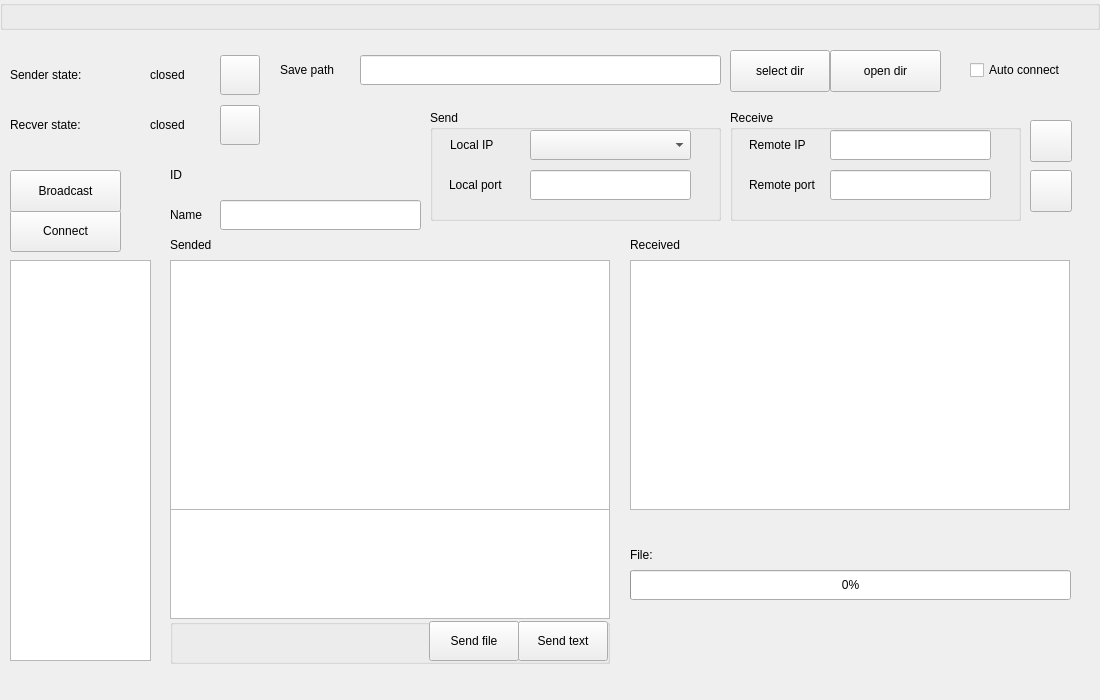
<?xml version="1.0" encoding="UTF-8"?>
<ui version="4.0">
 <class>MainUi</class>
 <widget class="QWidget" name="MainUi">
  <property name="geometry">
   <rect>
    <x>0</x>
    <y>0</y>
    <width>1100</width>
    <height>700</height>
   </rect>
  </property>
  <property name="windowTitle">
   <string>MainUi</string>
  </property>
  <widget class="TextEditEx" name="msgRecvTextEdit">
   <property name="geometry">
    <rect>
     <x>630</x>
     <y>260</y>
     <width>440</width>
     <height>250</height>
    </rect>
   </property>
  </widget>
  <widget class="TextEditEx" name="msgSendTextEdit">
   <property name="geometry">
    <rect>
     <x>170</x>
     <y>260</y>
     <width>440</width>
     <height>250</height>
    </rect>
   </property>
  </widget>
  <widget class="TextEditEx" name="msgReadyToSendTextEdit">
   <property name="geometry">
    <rect>
     <x>170</x>
     <y>509</y>
     <width>440</width>
     <height>110</height>
    </rect>
   </property>
  </widget>
  <widget class="QLabel" name="label">
   <property name="geometry">
    <rect>
     <x>10</x>
     <y>60</y>
     <width>91</width>
     <height>30</height>
    </rect>
   </property>
   <property name="text">
    <string>Sender state:</string>
   </property>
  </widget>
  <widget class="QLabel" name="senderStateHintLabel">
   <property name="geometry">
    <rect>
     <x>150</x>
     <y>60</y>
     <width>65</width>
     <height>30</height>
    </rect>
   </property>
   <property name="text">
    <string>closed</string>
   </property>
  </widget>
  <widget class="QLabel" name="label_2">
   <property name="geometry">
    <rect>
     <x>10</x>
     <y>110</y>
     <width>91</width>
     <height>30</height>
    </rect>
   </property>
   <property name="text">
    <string>Recver state:</string>
   </property>
  </widget>
  <widget class="QPushButton" name="startSenderPushButton">
   <property name="geometry">
    <rect>
     <x>220</x>
     <y>55</y>
     <width>40</width>
     <height>40</height>
    </rect>
   </property>
   <property name="text">
    <string/>
   </property>
  </widget>
  <widget class="QPushButton" name="startRecverPushButton">
   <property name="geometry">
    <rect>
     <x>220</x>
     <y>105</y>
     <width>40</width>
     <height>40</height>
    </rect>
   </property>
   <property name="text">
    <string/>
   </property>
  </widget>
  <widget class="QGroupBox" name="recverConfigGroupBox">
   <property name="geometry">
    <rect>
     <x>730</x>
     <y>110</y>
     <width>291</width>
     <height>111</height>
    </rect>
   </property>
   <property name="title">
    <string>Receive</string>
   </property>
   <widget class="QLabel" name="label_4">
    <property name="geometry">
     <rect>
      <x>19</x>
      <y>60</y>
      <width>81</width>
      <height>30</height>
     </rect>
    </property>
    <property name="text">
     <string>Remote port</string>
    </property>
   </widget>
   <widget class="QLineEdit" name="senderUrlLineEdit">
    <property name="geometry">
     <rect>
      <x>100</x>
      <y>20</y>
      <width>161</width>
      <height>30</height>
     </rect>
    </property>
   </widget>
   <widget class="QLabel" name="label_3">
    <property name="geometry">
     <rect>
      <x>19</x>
      <y>20</y>
      <width>81</width>
      <height>30</height>
     </rect>
    </property>
    <property name="text">
     <string>Remote IP</string>
    </property>
   </widget>
   <widget class="QLineEdit" name="senderPortLineEdit">
    <property name="geometry">
     <rect>
      <x>100</x>
      <y>60</y>
      <width>161</width>
      <height>30</height>
     </rect>
    </property>
   </widget>
  </widget>
  <widget class="TitleBar" name="titleBar">
   <property name="geometry">
    <rect>
     <x>0</x>
     <y>0</y>
     <width>1100</width>
     <height>30</height>
    </rect>
   </property>
   <property name="title">
    <string/>
   </property>
  </widget>
  <widget class="QLabel" name="senderStateHintPicLabel">
   <property name="geometry">
    <rect>
     <x>110</x>
     <y>60</y>
     <width>30</width>
     <height>30</height>
    </rect>
   </property>
   <property name="text">
    <string/>
   </property>
  </widget>
  <widget class="QLabel" name="recverStateHintPicLabel">
   <property name="geometry">
    <rect>
     <x>110</x>
     <y>110</y>
     <width>30</width>
     <height>30</height>
    </rect>
   </property>
   <property name="text">
    <string/>
   </property>
  </widget>
  <widget class="QLabel" name="label_5">
   <property name="geometry">
    <rect>
     <x>170</x>
     <y>230</y>
     <width>54</width>
     <height>30</height>
    </rect>
   </property>
   <property name="text">
    <string>Sended</string>
   </property>
  </widget>
  <widget class="QLabel" name="label_6">
   <property name="geometry">
    <rect>
     <x>630</x>
     <y>230</y>
     <width>54</width>
     <height>30</height>
    </rect>
   </property>
   <property name="text">
    <string>Received</string>
   </property>
  </widget>
  <widget class="QGroupBox" name="senderConfigGroupBox">
   <property name="geometry">
    <rect>
     <x>430</x>
     <y>110</y>
     <width>291</width>
     <height>111</height>
    </rect>
   </property>
   <property name="title">
    <string>Send</string>
   </property>
   <widget class="QLabel" name="label_10">
    <property name="geometry">
     <rect>
      <x>19</x>
      <y>60</y>
      <width>81</width>
      <height>30</height>
     </rect>
    </property>
    <property name="text">
     <string>Local port</string>
    </property>
   </widget>
   <widget class="QLineEdit" name="recverPortLineEdit">
    <property name="geometry">
     <rect>
      <x>100</x>
      <y>60</y>
      <width>161</width>
      <height>30</height>
     </rect>
    </property>
   </widget>
   <widget class="QLabel" name="label_7">
    <property name="geometry">
     <rect>
      <x>20</x>
      <y>20</y>
      <width>81</width>
      <height>30</height>
     </rect>
    </property>
    <property name="text">
     <string>Local IP</string>
    </property>
   </widget>
   <widget class="QComboBox" name="recverUrlHintComboBox">
    <property name="geometry">
     <rect>
      <x>100</x>
      <y>20</y>
      <width>161</width>
      <height>30</height>
     </rect>
    </property>
   </widget>
  </widget>
  <widget class="QPushButton" name="updateWebConfigPushButton">
   <property name="geometry">
    <rect>
     <x>1030</x>
     <y>120</y>
     <width>42</width>
     <height>42</height>
    </rect>
   </property>
   <property name="text">
    <string/>
   </property>
  </widget>
  <widget class="QLabel" name="recverStateHintLabel">
   <property name="geometry">
    <rect>
     <x>150</x>
     <y>110</y>
     <width>65</width>
     <height>30</height>
    </rect>
   </property>
   <property name="text">
    <string>closed</string>
   </property>
  </widget>
  <widget class="QPushButton" name="saveConfigPushButton">
   <property name="geometry">
    <rect>
     <x>1030</x>
     <y>170</y>
     <width>42</width>
     <height>42</height>
    </rect>
   </property>
   <property name="text">
    <string/>
   </property>
  </widget>
  <widget class="QGroupBox" name="msgSendActionGroupBox">
   <property name="geometry">
    <rect>
     <x>170</x>
     <y>619</y>
     <width>440</width>
     <height>45</height>
    </rect>
   </property>
   <property name="title">
    <string/>
   </property>
   <widget class="QPushButton" name="sendMsgPushButton">
    <property name="geometry">
     <rect>
      <x>348</x>
      <y>2</y>
      <width>90</width>
      <height>40</height>
     </rect>
    </property>
    <property name="text">
     <string>Send text</string>
    </property>
   </widget>
   <widget class="QPushButton" name="sendFilePushButton">
    <property name="geometry">
     <rect>
      <x>259</x>
      <y>2</y>
      <width>90</width>
      <height>40</height>
     </rect>
    </property>
    <property name="text">
     <string>Send file</string>
    </property>
   </widget>
  </widget>
  <widget class="QLineEdit" name="saveFilePathLineEdit">
   <property name="geometry">
    <rect>
     <x>360</x>
     <y>55</y>
     <width>361</width>
     <height>30</height>
    </rect>
   </property>
  </widget>
  <widget class="QLabel" name="label_8">
   <property name="geometry">
    <rect>
     <x>280</x>
     <y>55</y>
     <width>80</width>
     <height>30</height>
    </rect>
   </property>
   <property name="text">
    <string>Save path</string>
   </property>
  </widget>
  <widget class="QPushButton" name="selectSaveFilePathPushButton">
   <property name="geometry">
    <rect>
     <x>730</x>
     <y>50</y>
     <width>100</width>
     <height>42</height>
    </rect>
   </property>
   <property name="text">
    <string>select dir</string>
   </property>
  </widget>
  <widget class="QListWidget" name="clientsListWidget">
   <property name="geometry">
    <rect>
     <x>10</x>
     <y>260</y>
     <width>141</width>
     <height>401</height>
    </rect>
   </property>
  </widget>
  <widget class="QPushButton" name="connectSelectedClientPushButton">
   <property name="geometry">
    <rect>
     <x>10</x>
     <y>210</y>
     <width>111</width>
     <height>42</height>
    </rect>
   </property>
   <property name="text">
    <string>Connect</string>
   </property>
  </widget>
  <widget class="QPushButton" name="broadcastPushButton">
   <property name="geometry">
    <rect>
     <x>10</x>
     <y>170</y>
     <width>111</width>
     <height>42</height>
    </rect>
   </property>
   <property name="text">
    <string>Broadcast</string>
   </property>
  </widget>
  <widget class="QLabel" name="label_9">
   <property name="geometry">
    <rect>
     <x>170</x>
     <y>200</y>
     <width>51</width>
     <height>30</height>
    </rect>
   </property>
   <property name="text">
    <string>Name</string>
   </property>
  </widget>
  <widget class="QLineEdit" name="clientNameLineEdit">
   <property name="geometry">
    <rect>
     <x>220</x>
     <y>200</y>
     <width>201</width>
     <height>30</height>
    </rect>
   </property>
  </widget>
  <widget class="QLabel" name="label_11">
   <property name="geometry">
    <rect>
     <x>170</x>
     <y>160</y>
     <width>51</width>
     <height>30</height>
    </rect>
   </property>
   <property name="text">
    <string>ID</string>
   </property>
  </widget>
  <widget class="QLabel" name="clientIdLabel">
   <property name="geometry">
    <rect>
     <x>220</x>
     <y>160</y>
     <width>31</width>
     <height>30</height>
    </rect>
   </property>
   <property name="text">
    <string/>
   </property>
  </widget>
  <widget class="QCheckBox" name="autoConnectComboBox">
   <property name="geometry">
    <rect>
     <x>970</x>
     <y>60</y>
     <width>105</width>
     <height>20</height>
    </rect>
   </property>
   <property name="text">
    <string>Auto connect</string>
   </property>
  </widget>
  <widget class="QPushButton" name="openDownloadDirPushButton">
   <property name="geometry">
    <rect>
     <x>830</x>
     <y>50</y>
     <width>111</width>
     <height>42</height>
    </rect>
   </property>
   <property name="text">
    <string>open dir</string>
   </property>
  </widget>
  <widget class="QProgressBar" name="fileTransportProgressBar">
   <property name="geometry">
    <rect>
     <x>630</x>
     <y>570</y>
     <width>441</width>
     <height>30</height>
    </rect>
   </property>
   <property name="value">
    <number>0</number>
   </property>
  </widget>
  <widget class="QLabel" name="fileTransportLabel">
   <property name="geometry">
    <rect>
     <x>630</x>
     <y>540</y>
     <width>441</width>
     <height>30</height>
    </rect>
   </property>
   <property name="text">
    <string>File:</string>
   </property>
  </widget>
 </widget>
 <customwidgets>
  <customwidget>
   <class>TitleBar</class>
   <extends>QGroupBox</extends>
   <header location="global">titlebar.h</header>
   <container>1</container>
  </customwidget>
  <customwidget>
   <class>TextEditEx</class>
   <extends>QTextEdit</extends>
   <header location="global">src/utils/widget/texteditex.h</header>
  </customwidget>
 </customwidgets>
 <resources/>
 <connections/>
</ui>
